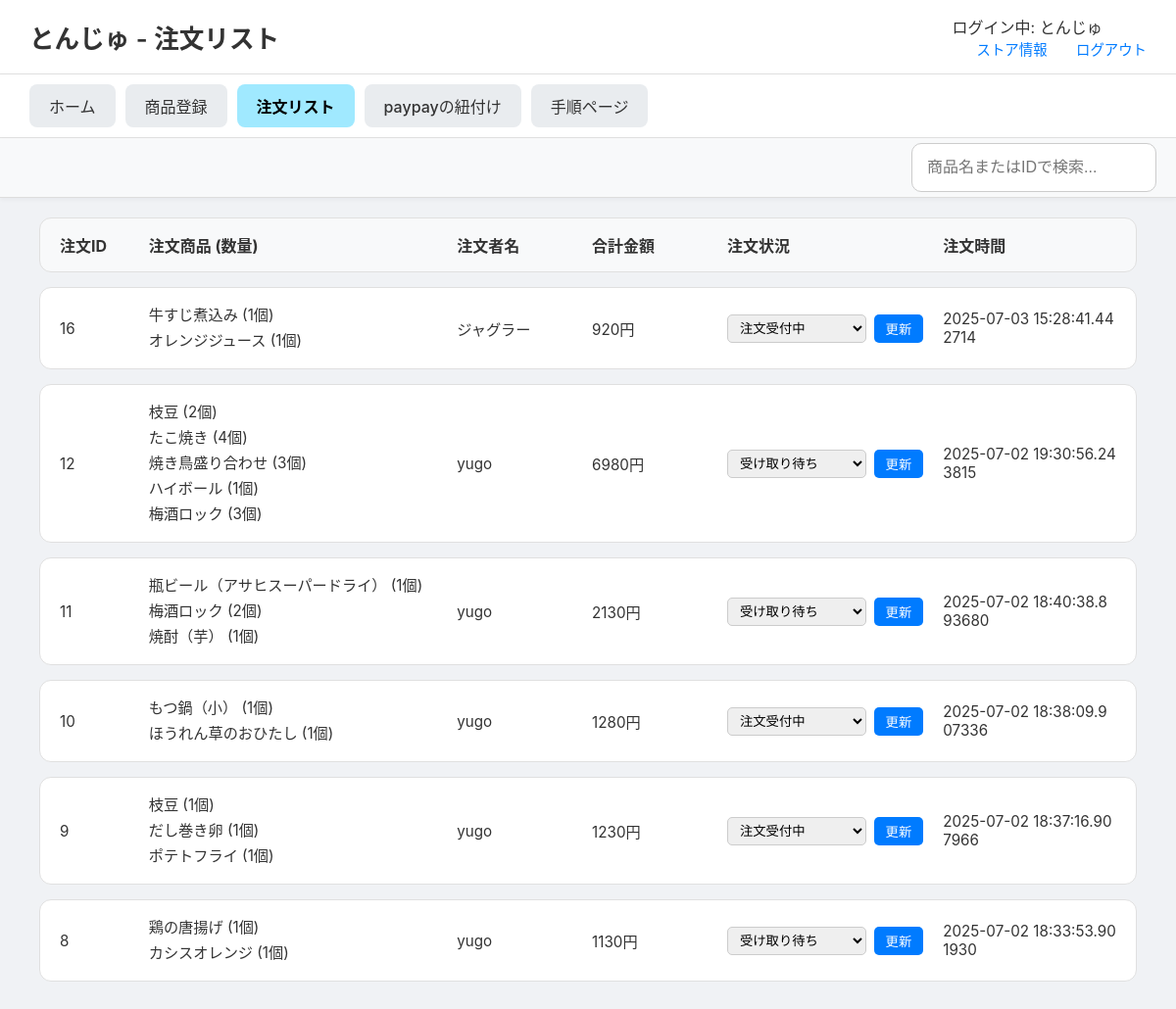
Screenshot of /stores/order-list (signed in) with the database file from the repository.
### tables this page shows
CREATE TABLE order_items (
    order_item_id INTEGER PRIMARY KEY AUTOINCREMENT,
    order_id INTEGER NOT NULL,
    menu_id INTEGER NOT NULL,
    quantity INTEGER NOT NULL DEFAULT 1,
    price_at_order INTEGER NOT NULL, 
    FOREIGN KEY (order_id) REFERENCES orders(order_id),
    FOREIGN KEY (menu_id) REFERENCES menus(menu_id)
);

CREATE TABLE menus (
    menu_id INTEGER PRIMARY KEY AUTOINCREMENT,
    store_id INTEGER, -- NOT NULL制約を削除し、NULLを許容
    menu_name TEXT NOT NULL,
    category TEXT NOT NULL,
    price INTEGER NOT NULL,
    soldout INTEGER NOT NULL DEFAULT 0,
    FOREIGN KEY (store_id) REFERENCES store(store_id)
);

CREATE TABLE users_table (
    id INTEGER PRIMARY KEY AUTOINCREMENT,
    u_name TEXT NOT NULL,
    email TEXT UNIQUE NOT NULL,
    password_hash TEXT NOT NULL,
    created_at TIMESTAMP DEFAULT CURRENT_TIMESTAMP
);

CREATE TABLE orders (
    order_id INTEGER PRIMARY KEY AUTOINCREMENT,
    user_id INTEGER NOT NULL,
    store_id INTEGER NOT NULL,
    status TEXT DEFAULT '注文受付中' CHECK (
        status IN (
            '注文受付中', '受付完了', '商品作成中', '作成直前', '受け取り待ち', 'completed', 'canceled'
        )
    ),
    datetime DATETIME NOT NULL,
    payment_method TEXT CHECK (payment_method IN ('PayPay')),
    total_amount INTEGER NOT NULL,
    FOREIGN KEY (user_id) REFERENCES users(user_id),
    FOREIGN KEY (store_id) REFERENCES store(store_id)
);

### routes/stores_detail/stores_detail.py (the view)
@stores_detail_bp.route('/order-list')
def order_list():
    store_id = session.get('store_id')
    store_name = session.get('store_name', 'ゲスト')
    conn = get_db_connection()
    query = """
        SELECT
            o.order_id, o.datetime, o.total_amount, o.status,
            u.u_name, m.menu_name, oi.quantity, oi.price_at_order
        FROM orders AS o
        JOIN order_items AS oi ON o.order_id = oi.order_id
        JOIN menus AS m ON oi.menu_id = m.menu_id
        JOIN users_table AS u ON o.user_id = u.id
        WHERE o.store_id = ?
        ORDER BY o.datetime DESC;
    """
    orders_raw = conn.execute(query, (store_id,)).fetchall()
    conn.close()
    orders_dict = {}
    for row in orders_raw:
        order_id = row['order_id']
        if order_id not in orders_dict:
            orders_dict[order_id] = {
                'id': order_id, 'datetime': row['datetime'], 'status': row['status'],
                'user_name': row['u_name'], 'total_amount': row['total_amount'],
                'items_list': [] # ★★★ キー名を'items'から'items_list'に変更 ★★★
            }
        orders_dict[order_id]['items_list'].append({
            'name': row['menu_name'], 'quantity': row['quantity'], 'price': row['price_at_order']
        })
    orders_list = list(orders_dict.values())
    return render_template('stores_detail/order_list.html', orders=orders_list, store_name=store_name)

### routes/stores_detail/stores_detail.py (called while the page is built)
def get_db_connection():
    db_path = os.path.join(os.path.dirname(__file__), '..', '..', 'app.db')
    conn = sqlite3.connect(db_path)
    conn.row_factory = sqlite3.Row  # 行を辞書形式で取得
    return conn

### templates/stores_detail/order_list.html (shortened to what this page needs)
<!DOCTYPE html>
<html lang="ja">
<head>
    <link rel="stylesheet" href="{{ url_for('static', filename='css/stores_detail.css') }}">
</head>
<body>
    <header class="site-header">
        <h1>{{ store_name }} - 注文リスト</h1>
        <div class="header-links">
            <div class="store-name">ログイン中: {{ store_name if store_name else 'ゲスト' }}</div>
            <a href="{{ url_for('stores_detail.store_info') }}">ストア情報</a>
            <a href="{{ url_for('general.explamation') }}">ログアウト</a>
        </div>
    </header>
    <nav class="main-nav">
        <ul>
            <li><a href="{{ url_for('stores_detail.store_home') }}" >ホーム</a></li>
            <li><a href="{{ url_for('stores_detail.menu_registration') }}">商品登録</a></li>
            <li><a href="{{ url_for('stores_detail.order_list') }}" class="active">注文リスト</a></li>
            <li><a href="{{ url_for('stores_detail.paypay_linking') }}">paypayの紐付け</a></li>
            <li><a href="{{ url_for('stores_detail.procedure') }}">手順ページ</a></li>
        </ul>
    </nav>
    <div class="sub-navigation">
        <input type="search" id="order-search" placeholder="商品名またはIDで検索...">
    </div>
    <main class="main-content">
        <div class="order-list-container">
            <div class="order-header">
                <div>注文ID</div>
                <div>注文商品 (数量)</div>
                <div>注文者名</div>
                <div>合計金額</div>
                <div>注文状況</div>
                <div>注文時間</div>
            </div>
            {% for order in orders %}
            <div class="order-item">
                <div>{{ order.id }}</div>
                <div>
                    <ul>
                    {% for item in order.items_list %}
                        <li>{{ item.name }} ({{ item.quantity }}個)</li>
                    {% endfor %}
                    </ul>
                </div>
                <div>{{ order.user_name }}</div>
                <div>{{ order.total_amount }}円</div>
                <div>
                    <form action="{{ url_for('stores_detail.update_order_status', order_id=order.id) }}" method="post">
                        <select name="status">
                            {% for s in ['注文受付中', '受付完了', '商品作成中', '作成直前', '受け取り待ち'] %}
                                <option value="{{ s }}" {% if order.status == s %}selected{% endif %}>{{ s }}</option>
                            {% endfor %}
                        </select>
                        <button type="submit">更新</button>
                    </form>
                </div>
                <div>{{ order.datetime }}</div>
            </div>
            {% else %}
            <div class="order-item no-orders">
                <p>現在、新しい注文はありません。</p>
            </div>
            {% endfor %}
        </div>
    </main>
</body>
</html>

### static/css/stores_detail.css (style rules this page uses)
body { font-family: -apple-system, BlinkMacSystemFont, "Segoe UI", Roboto, "Hiragino Sans", "Noto Sans CJK JP", "Yu Gothic", sans-serif; margin: 0; background-color: #f0f2f5; color: #333; }
.site-header { display: flex; justify-content: space-between; align-items: center; padding: 15px 30px; background-color: #ffffff; border-bottom: 1px solid #e0e0e0; }
.site-header h1 { font-size: 1.6em; margin: 0; font-weight: 600; }
.header-links a { margin-left: 25px; text-decoration: none; color: #007bff; font-size: 0.9em; font-weight: 500; }
.main-nav { background-color: #ffffff; padding: 10px 30px; border-bottom: 1px solid #e0e0e0; box-shadow: 0 2px 4px rgba(0,0,0,0.05); }
.main-nav ul { display: flex; list-style: none; margin: 0; padding: 0; gap: 10px; }
.main-nav a { display: block; padding: 10px 20px; text-decoration: none; color: #333; background-color: #e9ecef; border-radius: 8px; font-weight: 500; transition: background-color 0.2s; }
.main-nav a.active { background-color: #a0e9ff; color: #000; font-weight: bold; }
.main-content { padding: 20px 40px 40px 40px; }
.order-list-container { display: flex; flex-direction: column; gap: 15px; }
.order-header, .order-item { display: grid; grid-template-columns: 0.6fr 2.5fr 1fr 1fr 1.7fr 1.5fr; gap: 20px; align-items: center; padding: 15px 20px; border: 1px solid #e0e0e0; border-radius: 12px; background-color: #ffffff; }
.order-header { background-color: #f8f9fa; font-weight: bold; color: #333; }
.order-item > div { font-size: 0.95em; color: #333; word-break: break-all; }
.order-item ul { list-style: none; padding: 0; margin: 0; }
.order-item ul li { margin-bottom: 4px; }
.order-item form { display: flex; gap: 8px; align-items: center; }
.order-item select { padding: 5px 8px; border-radius: 5px; border: 1px solid #ccc; flex-grow: 1; }
.order-item button { padding: 5px 12px; border: none; background-color: #007bff; color: white; border-radius: 5px; cursor: pointer; transition: background-color 0.2s ease; }
.sub-navigation { display: flex; justify-content: flex-start; gap: 15px; background-color: #f8f9fa; padding: 5px 20px; border-bottom: 1px solid #ddd; box-shadow: 0 2px 4px rgba(0,0,0,0.04); position: sticky; top: 0; z-index: 1000; }
.sub-navigation input[type="search"] { width: 250px; padding: 15px; font-size: 1.0em; border: 1px solid #ccc; border-radius: 10px; box-sizing: border-box; margin-left: auto; }

### rows the page displays
order_items: id "16", name "牛すじ煮込み", quantity "1", user_name "ジャグラー", total_amount "920", datetime "2025-07-03 15:28:41.442714"
order_items: name "オレンジジュース", quantity "1"
order_items: id "12", name "枝豆", quantity "2", user_name "yugo", total_amount "6980", datetime "2025-07-02 19:30:56.243815"
order_items: name "たこ焼き", quantity "4"
order_items: name "焼き鳥盛り合わせ", quantity "3"
order_items: name "ハイボール", quantity "1"
order_items: name "梅酒ロック", quantity "3"
order_items: id "11", name "瓶ビール（アサヒスーパードライ）", quantity "1", user_name "yugo", total_amount "2130", datetime "2025-07-02 18:40:38.893680"
order_items: name "梅酒ロック", quantity "2"
order_items: name "焼酎（芋）", quantity "1"
order_items: id "10", name "もつ鍋（小）", quantity "1", user_name "yugo", total_amount "1280", datetime "2025-07-02 18:38:09.907336"
order_items: name "ほうれん草のおひたし", quantity "1"
order_items: id "9", name "枝豆", quantity "1", user_name "yugo", total_amount "1230", datetime "2025-07-02 18:37:16.907966"
order_items: name "だし巻き卵", quantity "1"
order_items: name "ポテトフライ", quantity "1"
order_items: id "8", name "鶏の唐揚げ", quantity "1", user_name "yugo", total_amount "1130", datetime "2025-07-02 18:33:53.901930"
order_items: name "カシスオレンジ", quantity "1"

### other values shown
{{ store_name }} "とんじゅ"
{{ store_name if store_name else 'ゲスト' }} "とんじゅ"
form field status "注文受付中"
form field status "受け取り待ち"
